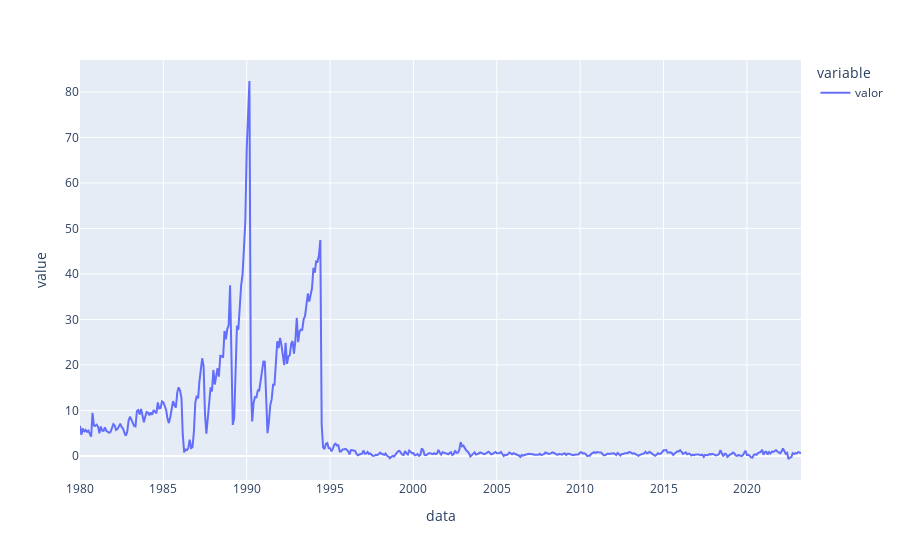

This figure's notebook cell:
### Code cell
#consulta IPCA
ipca = consulta_bc(433)
ipca.plot()

### Figure 1 — Plotly figure (JSON) as saved in the notebook; plotly's stock layout.template omitted (floating-point values rounded to 4 significant figures; data arrays with more than 128 entries replaced by an {"elided": "..."} marker saying what was removed)
{"data": [{"hovertemplate": "variable=valor<br>data=%{x}<br>value=%{y}<extra></extra>", "legendgroup": "valor", "line": {"color": "#636efa", "dash": "solid"}, "marker": {"symbol": "circle"}, "mode": "lines", "name": "valor", "orientation": "v", "showlegend": true, "type": "scatter", "x": {"elided": "520 str values"}, "xaxis": "x", "y": {"elided": "520 float values"}, "yaxis": "y"}], "layout": {"legend": {"title": {"text": "variable"}, "tracegroupgap": 0}, "margin": {"t": 60}, "xaxis": {"anchor": "y", "domain": [0, 1], "title": {"text": "data"}}, "yaxis": {"anchor": "x", "domain": [0, 1], "title": {"text": "value"}}}}
